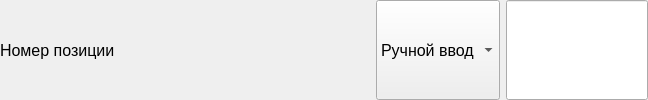
        <widget class="QWidget" name="widget_positionNumber" native="true">
         <property name="sizePolicy">
          <sizepolicy hsizetype="Preferred" vsizetype="Preferred">
           <horstretch>0</horstretch>
           <verstretch>0</verstretch>
          </sizepolicy>
         </property>
         <layout class="QHBoxLayout" name="horizontalLayout_positionNumber">
          <property name="spacing">
           <number>6</number>
          </property>
          <property name="leftMargin">
           <number>0</number>
          </property>
          <property name="topMargin">
           <number>0</number>
          </property>
          <property name="rightMargin">
           <number>0</number>
          </property>
          <property name="bottomMargin">
           <number>0</number>
          </property>
          <item>
           <widget class="QLabel" name="label_positionNumber">
            <property name="sizePolicy">
             <sizepolicy hsizetype="Preferred" vsizetype="Preferred">
              <horstretch>0</horstretch>
              <verstretch>0</verstretch>
             </sizepolicy>
            </property>
            <property name="minimumSize">
             <size>
              <width>370</width>
              <height>0</height>
             </size>
            </property>
            <property name="maximumSize">
             <size>
              <width>340</width>
              <height>16777215</height>
             </size>
            </property>
            <property name="font">
             <font>
              <family>Segoe UI</family>
              <pointsize>12</pointsize>
             </font>
            </property>
            <property name="text">
             <string>Номер позиции</string>
            </property>
           </widget>
          </item>
          <item>
           <widget class="QComboBox" name="comboBox_positionNumber">
            <property name="sizePolicy">
             <sizepolicy hsizetype="Expanding" vsizetype="Preferred">
              <horstretch>0</horstretch>
              <verstretch>0</verstretch>
             </sizepolicy>
            </property>
            <property name="font">
             <font>
              <family>Segoe UI</family>
              <pointsize>12</pointsize>
             </font>
            </property>
            <item>
             <property name="text">
              <string>Ручной ввод</string>
             </property>
            </item>
           </widget>
          </item>
          <item>
           <widget class="QLineEdit" name="lineEdit_positionNumber">
            <property name="sizePolicy">
             <sizepolicy hsizetype="Expanding" vsizetype="Preferred">
              <horstretch>0</horstretch>
              <verstretch>0</verstretch>
             </sizepolicy>
            </property>
            <property name="minimumSize">
             <size>
              <width>0</width>
              <height>0</height>
             </size>
            </property>
            <property name="font">
             <font>
              <family>Segoe UI</family>
              <pointsize>12</pointsize>
             </font>
            </property>
           </widget>
          </item>
         </layout>
        </widget>
